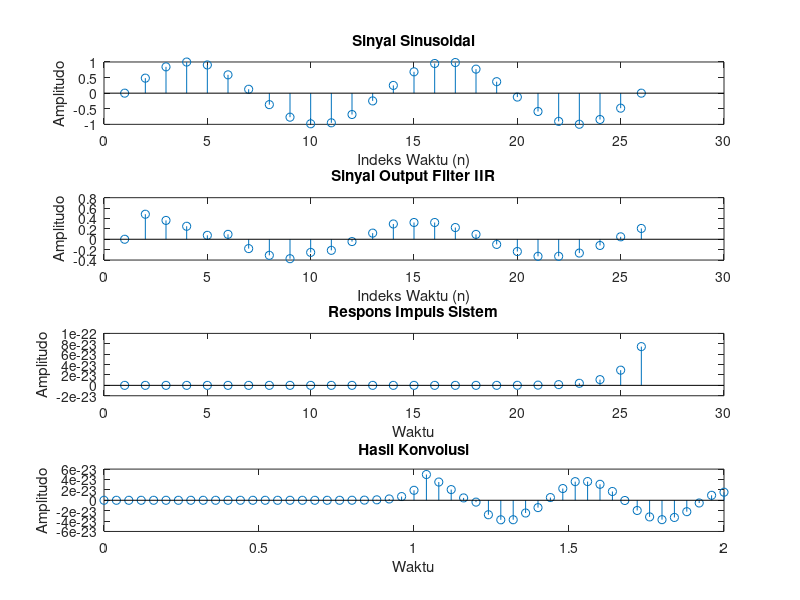

Write MATLAB code to recreate this figure. (Note: this script raises an error after producing the figure.)
% Sinyal sin parameters 
f = 2; % Frekuensi sinyal sin (contoh)
fs = 25;
ts = 1/fs;
t = 0:ts:1; % Rentang waktu

% Generate sinyal sin
x = sin(2 * pi * f * t);
%-------------------------------------------

% Order filter rekrusif dan koefisiennya
order = 3; %Order rekrusif
a = [1, 0.8, 0.6];

% Inisialisasi output dan state variables
y = zeros(size(x));
y_prev = zeros(1, order);

%------------------------------------------
%Response Impulse Function part

% Koefisien sistem (contoh)
num = [1]; % Koefisien pembilang

% Membuat sistem dari koefisien
sys = tf(num, x); % output / input

% Menghasilkan respons impuls
t_impulse = 0:ts:1; % Rentang waktu respons impuls
impulse_response = impulse(sys, t_impulse); %Konvert ke domain waktu

%--------------------------------------------
%Recursive Filter part

% Implementasi filter 
for n = 1:length(x)
    y(n) = x(n);
    for i = 1:order
        if n > i
            y(n) = y(n) - a(i) * y_prev(i);
        end
    end
    % Update state variables
    y_prev(2:end) = y_prev(1:end-1);
    y_prev(1) = y(n);
end

% Convolution Part
convolution_signal = conv(y, impulse_response);

% Plot stem dari sinyal output dan hasil konvolusi
figure;
subplot(4,1,1);
stem(x);
title('Sinyal Sinusoidal');
xlabel('Indeks Waktu (n)');
ylabel('Amplitudo');

subplot(4,1,2);
stem(y);
title('Sinyal Output Filter IIR');
xlabel('Indeks Waktu (n)');
ylabel('Amplitudo');

subplot(4,1,3);
stem(impulse_response);
title('Respons Impuls Sistem');
xlabel('Waktu');
ylabel('Amplitudo');

subplot(4,1,4);
t_convolved = 0:ts:(length(convolution_signal)-1)*ts;
stem(t_convolved, convolution_signal);
title('Hasil Konvolusi');
xlabel('Waktu');
ylabel('Amplitudo');

sgtitle('Implementasi Filter Rekrusif dan Konvolusi dengan Respons Impuls');

grid on;
